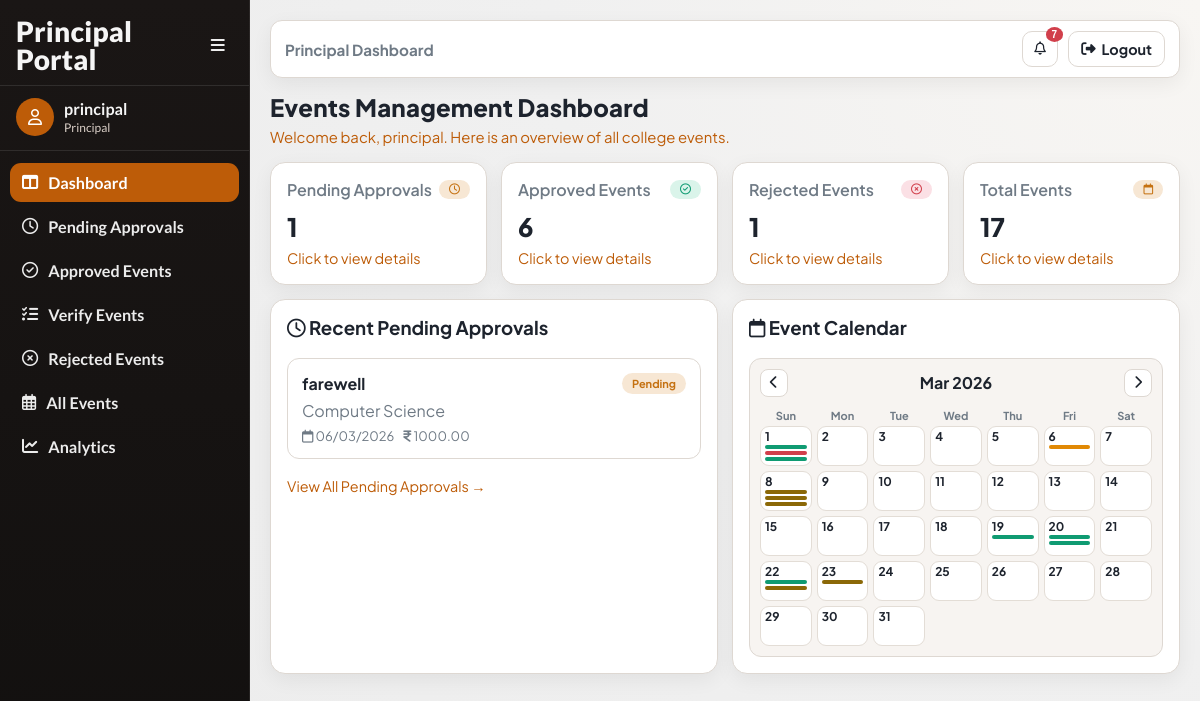
The app's page /principal/dashboard/ (signed in) with its own data.
### accounts/models.py (models this page shows, shortened)
class User(AbstractUser):
    ROLE_CHOICES = (
        ('faculty', 'Faculty'),
        ('principal', 'Principal'),
        ('admin', 'Admin'),
    )
    SUB_ROLE_CHOICES = (
        ('hod', 'HOD'),
        ('nss', 'NSS In-Charge'),
        ('ncc', 'NCC In-Charge'),
        ('union', 'Union In-Charge'),
        ('other', 'Other In-Charge'),
    )
    role = models.CharField(max_length=20, choices=ROLE_CHOICES)
    sub_role = models.CharField(
        max_length=20,
        choices=SUB_ROLE_CHOICES,
        blank=True,
        null=True
    )
    department = models.ForeignKey(
    'events.Department',
    on_delete=models.SET_NULL,
    null=True,
    blank=True
    )

### events/models.py (models this page shows, shortened)
class Event(models.Model):
    CATEGORY_CHOICES = (
        ('department', 'Department'),
        ('nss', 'NSS'),
        ('ncc', 'NCC'),
        ('union', 'Union'),
        ('other', 'Other'),
    )
    PARTICIPATION_CHOICES = (
        ('boys', 'Boys'),
        ('girls', 'Girls'),
        ('mixed', 'Mixed'),
    )
    STATUS_CHOICES = (
        ('pending', 'Pending Approval'),
        ('approved', 'Approved'),
        ('rejected', 'Rejected'),
        ('completed', 'Completed'),
        ('verified', 'Verified'),
    )
    title = models.CharField(max_length=200)
    category = models.CharField(max_length=20, choices=CATEGORY_CHOICES)
    created_by = models.ForeignKey(
        settings.AUTH_USER_MODEL,
        on_delete=models.CASCADE
    )
    department = models.ForeignKey(
    Department,
    on_delete=models.SET_NULL,
    null=True,
    blank=True
    )
    participation_type = models.CharField(
        max_length=20,
        choices=PARTICIPATION_CHOICES
    )
    chief_guest = models.CharField(max_length=200, blank=True, null=True)
    budget = models.DecimalField(max_digits=10, decimal_places=2)
    venue = models.ForeignKey(
    Venue,
    on_delete=models.PROTECT
    )
    start_date = models.DateField()
    end_date = models.DateField()
    start_time = models.TimeField(null=True, blank=True)
    end_time = models.TimeField(null=True, blank=True)
    description = models.TextField()
    tags = models.ManyToManyField(Tag, blank=True)
    status = models.CharField(
        max_length=20,
        choices=STATUS_CHOICES,
        default='pending'
    )
    principal_remark = models.TextField(blank=True, null=True)
    created_at = models.DateTimeField(auto_now_add=True)
    report_text = models.TextField(blank=True, null=True)
    attendance_file = models.FileField(
        upload_to='attendance/',
        blank=True,
        null=True
    )
    completed_at = models.DateTimeField(blank=True, null=True)

class Department(models.Model):
    name = models.CharField(max_length=100, unique=True)
    def __str__(self):
        return self.name

### accounts/views.py (the view)
# urls.py: path('principal/dashboard/', views.principal_dashboard, name='principal_dashboard'),
@never_cache
@login_required(login_url='/login/')
def principal_dashboard(request):
    if request.user.role != 'principal':
        return redirect('login')
    total_events = Event.objects.count()
    pending_events = Event.objects.filter(status='pending')
    approved_events = Event.objects.filter(status='approved')
    rejected_events = Event.objects.filter(status='rejected')
    recent_pending = pending_events.order_by('-created_at')[:3]
    calendar_events = []
    for event in Event.objects.select_related('department').order_by('start_date'):
        calendar_events.append({
            'title': event.title,
            'status': event.status,
            'start': event.start_date.isoformat(),
            'end': event.end_date.isoformat(),
            'department': event.department.name if event.department else 'General',
        })
    unread_notifications = request.user.notifications.filter(is_read=False)
    unread_count = unread_notifications.count()
    recent_notifications = request.user.notifications.order_by('-created_at')[:5]
    context = {
        'total_events': total_events,
        'pending_count': pending_events.count(),
        'approved_count': approved_events.count(),
        'rejected_count': rejected_events.count(),
        'recent_pending': recent_pending,
        'calendar_events': calendar_events,
        'unread_count': unread_count,
        'recent_notifications': recent_notifications,
        'active_nav': 'principal-dashboard',
}
    return render(request, 'accounts/principal_dashboard.html', context)

### accounts/templates/accounts/principal_dashboard.html (shortened to what this page needs)
{% extends "base.html" %}
{% block page_title %}Events Management Dashboard{% endblock %}
{% block page_subtitle %}Welcome back, {{ request.user.get_full_name|default:request.user.username }}. Here is an overview of all college events.{% endblock %}
{% block content %}
<div class="card-grid">
    <article class="panel">
        <div class="card-title">
            Pending Approvals <span class="chip pending"><i class="fa-regular fa-clock"></i></span>
        </div>
        <p class="card-value">{{ pending_count }}</p>
        <a class="card-link" href="{% url 'principal_pending_events' %}">Click to view details</a>
    </article>
    <article class="panel">
        <div class="card-title">
            Approved Events <span class="chip approved"><i class="fa-regular fa-circle-check"></i></span>
        </div>
        <p class="card-value">{{ approved_count }}</p>
        <a class="card-link" href="{% url 'principal_approved_events' %}">Click to view details</a>
    </article>
    <article class="panel">
        <div class="card-title">
            Rejected Events <span class="chip rejected"><i class="fa-regular fa-circle-xmark"></i></span>
        </div>
        <p class="card-value">{{ rejected_count }}</p>
        <a class="card-link" href="{% url 'principal_rejected_events' %}">Click to view details</a>
    </article>
    <article class="panel">
        <div class="card-title">
            Total Events <span class="chip pending"><i class="fa-regular fa-calendar"></i></span>
        </div>
        <p class="card-value">{{ total_events }}</p>
        <a class="card-link" href="{% url 'view_all_events' %}">Click to view details</a>
    </article>
</div>
<div class="two-col">
    <section class="panel">
        <h3 style="margin-top: 0;"><i class="fa-regular fa-clock"></i> Recent Pending Approvals</h3>
        <div class="stack">
            {% for e in recent_pending %}
                <article class="item">
                    <div style="display: flex; justify-content: space-between; gap: 10px; align-items: flex-start;">
                        <div>
                            <h4 style="margin: 0 0 6px 0;">{{ e.title }}</h4>
                            <div class="muted">{{ e.department|default:"General" }}</div>
                            <div class="muted" style="margin-top: 7px; font-size: 13px;">
                                <i class="fa-regular fa-calendar"></i> {{ e.start_date|date:"d/m/Y" }}
                                <i class="fa-solid fa-indian-rupee-sign"></i> {{ e.budget }}
                            </div>
                        </div>
                        <span class="chip pending">Pending</span>
                    </div>
                </article>
            {% empty %}
                <p class="muted">No pending approvals at the moment.</p>
            {% endfor %}
        </div>
        <div style="margin-top: 12px;">
            <a class="card-link" href="{% url 'principal_pending_events' %}">View All Pending Approvals →</a>
        </div>
    </section>
    <section class="panel">
        <h3 style="margin-top: 0;"><i class="fa-regular fa-calendar"></i> Event Calendar</h3>
        <div class="calendar">
            <div class="calendar-head">
                <button type="button" id="calendarPrev"><i class="fa-solid fa-chevron-left"></i></button>
                <strong id="calendarTitle">Month</strong>
                <button type="button" id="calendarNext"><i class="fa-solid fa-chevron-right"></i></button>
            </div>
            <div class="calendar-weekdays">
                <span>Sun</span><span>Mon</span><span>Tue</span><span>Wed</span><span>Thu</span><span>Fri</span><span>Sat</span>
            </div>
            <div class="calendar-days" id="calendarDays"></div>
        </div>
    </section>
</div>
{% endblock %}

### accounts/templates/base.html (shortened to what this page needs)
<!DOCTYPE html>
<html lang="en">
<head>
    <link rel="stylesheet" href="https://cdnjs.cloudflare.com/ajax/libs/font-awesome/6.5.2/css/all.min.css">
</head>
<body class="{% if request.user.is_authenticated %}has-sidebar{% endif %}">
    <div class="app">
        {% if request.user.is_authenticated %}
            <aside class="sidebar">
                <div class="sidebar-head">
                    <div class="brand">
                        {% if request.user.role == "principal" %}
                            Principal Portal
                        {% elif request.user.role == "faculty" %}
                            Faculty Portal
                        {% else %}
                            Event Portal
                        {% endif %}
                    </div>
                    <button class="collapse-toggle" id="sidebarCollapseToggle" type="button">
                        <i class="fa-solid fa-bars"></i>
                    </button>
                </div>
                <div class="sidebar-user">
                    <div class="avatar"><i class="fa-regular fa-user"></i></div>
                    <div class="user-meta">
                        <div class="user-name">{{ request.user.get_full_name|default:request.user.username }}</div>
                        <div class="user-role">{{ request.user.get_role_display|default:"User" }}</div>
                    </div>
                </div>
                <ul class="nav-list">
                    {% if request.user.role == "principal" %}
                        <li><a class="nav-link {% if active_nav == 'principal-dashboard' or request.resolver_match.url_name == 'principal_dashboard' %}active{% endif %}" href="{% url 'principal_dashboard' %}" title="Dashboard"><i class="fa-solid fa-table-columns"></i><span class="nav-text">Dashboard</span></a></li>
                        <li><a class="nav-link " href="{% url 'principal_pending_events' %}" title="Pending Approvals"><i class="fa-regular fa-clock"></i><span class="nav-text">Pending Approvals</span></a></li>
                        <li><a class="nav-link " href="{% url 'principal_approved_events' %}" title="Approved Events"><i class="fa-regular fa-circle-check"></i><span class="nav-text">Approved Events</span></a></li>
                        <li><a class="nav-link " href="{% url 'principal_verify_list' %}" title="Verify Events"><i class="fa-solid fa-list-check"></i><span class="nav-text">Verify Events</span></a></li>
                        <li><a class="nav-link " href="{% url 'principal_rejected_events' %}" title="Rejected Events"><i class="fa-regular fa-circle-xmark"></i><span class="nav-text">Rejected Events</span></a></li>
                        <li><a class="nav-link " href="{% url 'view_all_events' %}" title="All Events"><i class="fa-regular fa-calendar-days"></i><span class="nav-text">All Events</span></a></li>
                        <li><a class="nav-link " href="{% url 'analytics_dashboard' %}" title="Analytics"><i class="fa-solid fa-chart-line"></i><span class="nav-text">Analytics</span></a></li>
                    {% endif %}
                </ul>
            </aside>
        {% endif %}
        <main class="main">
            {% if request.user.is_authenticated %}
                <nav class="dashboard-navbar">
                    <div class="navbar-left">
                        <span class="navbar-label">
                            {% if request.user.role == "principal" %}
                                Principal Dashboard
                            {% elif request.user.role == "faculty" %}
                                Faculty Dashboard
                            {% else %}
                                Dashboard
                            {% endif %}
                        </span>
                    </div>
                    <div class="navbar-right">
                        <div style="position:relative;">
                            <button class="nav-icon-btn" id="notifToggle" type="button" aria-label="Notifications">
                                <i class="fa-regular fa-bell"></i>
                                {% if unread_count > 0 %}
                                    <span class="notif-badge">{{ unread_count }}</span>
                                {% endif %}
                            </button>
                        </div>
                        <a class="navbar-logout" href="{% url 'logout' %}">
                            <i class="fa-solid fa-right-from-bracket"></i>
                            Logout
                        </a>
                    </div>
                </nav>
            {% endif %}
            <header class="page-head">
                <h1 class="page-title">{% block page_title %}College Event System{% endblock %}</h1>
                <p class="page-subtitle">{% block page_subtitle %}{% endblock %}</p>
            </header>
            {% block content %}{% endblock %}
        </main>
    </div>
</body>
</html>

### records on screen
User: user.get_full_name "principal", user.role "Principal"
Event: title "farewell", department "Computer Science", start_date "06/03/2026", budget "1000.00"

### other values on screen
{{ unread_count }} "7"
{{ pending_count }} "1"
{{ approved_count }} "6"
{{ rejected_count }} "1"
{{ total_events }} "17"
